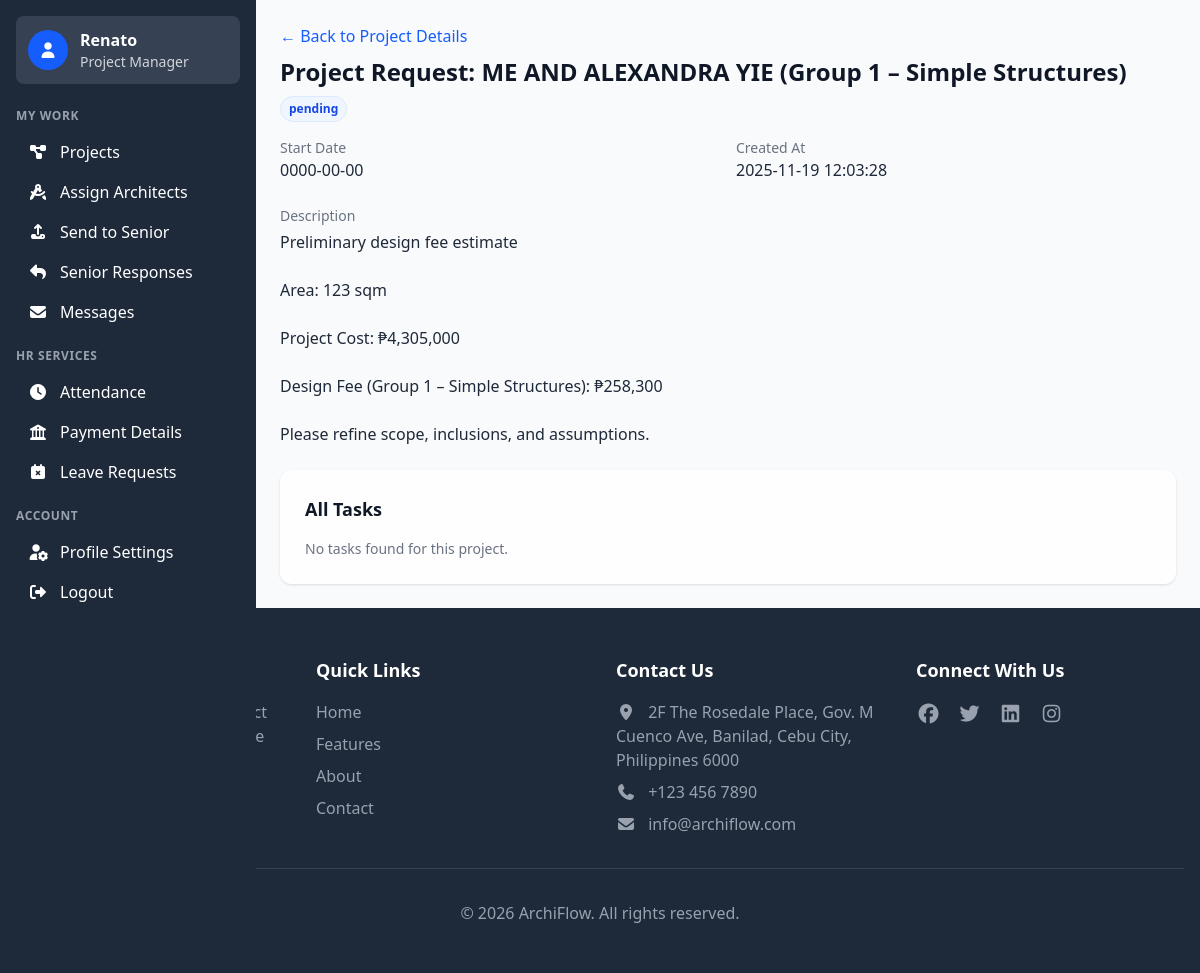
Screenshot of /view_all_tasks.php?project_id=30 (signed in) with the database file from the repository.
### tables this page shows
CREATE TABLE `projects` (
  `project_id` int(10) UNSIGNED NOT NULL,
  `project_code` varchar(50) DEFAULT NULL,
  `project_name` varchar(255) NOT NULL,
  `client_id` int(10) UNSIGNED DEFAULT NULL,
  `architect_id` int(10) UNSIGNED DEFAULT NULL,
  `project_manager_id` int(10) UNSIGNED DEFAULT NULL,
  `project_type` varchar(100) DEFAULT NULL,
  `status` varchar(50) NOT NULL DEFAULT 'pending',
  `description` text DEFAULT NULL,
  `location` varchar(255) DEFAULT NULL,
  `start_date` date NOT NULL,
  `end_date` date DEFAULT NULL,
  `budget` decimal(15,2) DEFAULT NULL,
  `project_image` varchar(255) DEFAULT NULL,
  `created_at` timestamp NOT NULL DEFAULT current_timestamp(),
  `created_by` int(11) DEFAULT NULL,
  `size_sq_m` decimal(10,2) DEFAULT NULL,
  `location_text` varchar(255) DEFAULT NULL,
  `estimated_end_date` date DEFAULT NULL,
  `budget_amount` decimal(14,2) DEFAULT NULL,
  `phase` varchar(64) DEFAULT 'Pre-Design / Programming',
  `is_archived` tinyint(1) NOT NULL DEFAULT 0,
  `is_deleted` tinyint(1) NOT NULL DEFAULT 0
);

### view_all_tasks.php (the view, shortened to what this page needs)
<?php
include __DIR__ . '/db.php';
$projects_pk = 'id';
try {
    if ($res = $conn->query("SHOW COLUMNS FROM projects LIKE 'id'")) {
        if ($res->num_rows === 0) {
            if ($res2 = $conn->query("SHOW COLUMNS FROM projects LIKE 'project_id'")) {
                if ($res2->num_rows > 0) { $projects_pk = 'project_id'; }
            }
        }
    }
} catch (Throwable $e) {  }
$project_id = (int)$_GET['project_id'];
$stmt = $conn->prepare("SELECT * FROM projects WHERE $projects_pk = ? LIMIT 1");
$stmt->bind_param('i', $project_id);
$stmt->execute();
$res = $stmt->get_result();
$project = $res ? $res->fetch_assoc() : null;
$pname   = (string)($project['project_name'] ?? ($project['name'] ?? ('Project #'.$project_id)));
$pdesc   = (string)($project['description'] ?? '');
$pstatus = (string)($project['status'] ?? '');
$start   = (string)($project['start_date'] ?? '');
$created = (string)($project['created_at'] ?? '');
$isEmployee = (($_SESSION['user_type'] ?? '') === 'employee');
$employeeHeader = __DIR__ . '/backend/core/header.php';
$employeeFooter = __DIR__ . '/backend/core/footer.php';
$sharedHeader   = __DIR__ . '/includes/header.php';
$sharedFooter   = __DIR__ . '/includes/footer.php';
if ($isEmployee && file_exists($employeeHeader)) {
  include $employeeHeader;
} else {
  include $sharedHeader;
}
?>
<main id="content-wrapper" class="flex-1 p-6">
  <div class="max-w-5xl mx-auto">
    <div class="mb-6">
      <a href="project_details.php?project_id=<?php echo (int)$project_id; ?>" class="text-blue-600 hover:underline">&larr; Back to Project Details</a>
      <h1 class="text-2xl font-bold text-gray-900 mt-2"><?php echo htmlspecialchars($pname); ?></h1>
      <?php if ($pstatus !== ''): ?>
        <span class="inline-block mt-2 px-2 py-1 rounded-full text-xs font-semibold bg-blue-50 text-blue-700 border border-blue-100"><?php echo htmlspecialchars($pstatus); ?></span>
      <?php endif; ?>
      <div class="grid grid-cols-1 md:grid-cols-2 gap-4 mt-4">
        <?php if ($start !== ''): ?>
          <div>
            <div class="text-gray-500 text-sm">Start Date</div>
            <div class="font-medium"><?php echo htmlspecialchars($start); ?></div>
          </div>
        <?php endif; ?>
        <?php if ($created !== ''): ?>
          <div>
            <div class="text-gray-500 text-sm">Created At</div>
            <div class="font-medium"><?php echo htmlspecialchars($created); ?></div>
          </div>
        <?php endif; ?>
      </div>
      <?php if ($pdesc !== ''): ?>
        <div class="mt-6">
          <div class="text-gray-500 text-sm">Description</div>
          <div class="mt-1 whitespace-pre-line"><?php echo nl2br(htmlspecialchars($pdesc)); ?></div>
        </div>
      <?php endif; ?>
    </div>
    <div class="bg-white/80 backdrop-blur-glass border border-white/40 rounded-xl p-6 shadow-sm">
      <h2 class="text-lg font-semibold text-gray-900 mb-4">All Tasks</h2>
      <?php
      $totalTasks = 0;
      ?>
      <?php if ($totalTasks === 0): ?>
        <div class="text-gray-500 text-sm">No tasks found for this project.</div>
      <?php endif; ?>
    </div>
  </div>
</main>
<?php
if ($isEmployee && file_exists($employeeFooter)) {
  include $employeeFooter;
} else {
  include $sharedFooter;
}
?>

### backend/core/header.php (style rules this page uses)
html { scroll-behavior: smooth; }

### rows the page displays
projects: project_name "Project Request: ME AND ALEXANDRA YIE (Group 1 – Simple Structures)", status "pending", start_date "0000-00-00", created_at "2025-11-19 12:03:28", description "Preliminary design fee estimate Area: 123 sqm Project Cost: ₱4,305,000 Design Fee (Group 1 – Simple Structures): ₱258,300 Please refine scope, inclusions, and assumptions."

### other values shown
$_SESSION['first_name'] "Renato"
$_SESSION['position'] "Project Manager"
